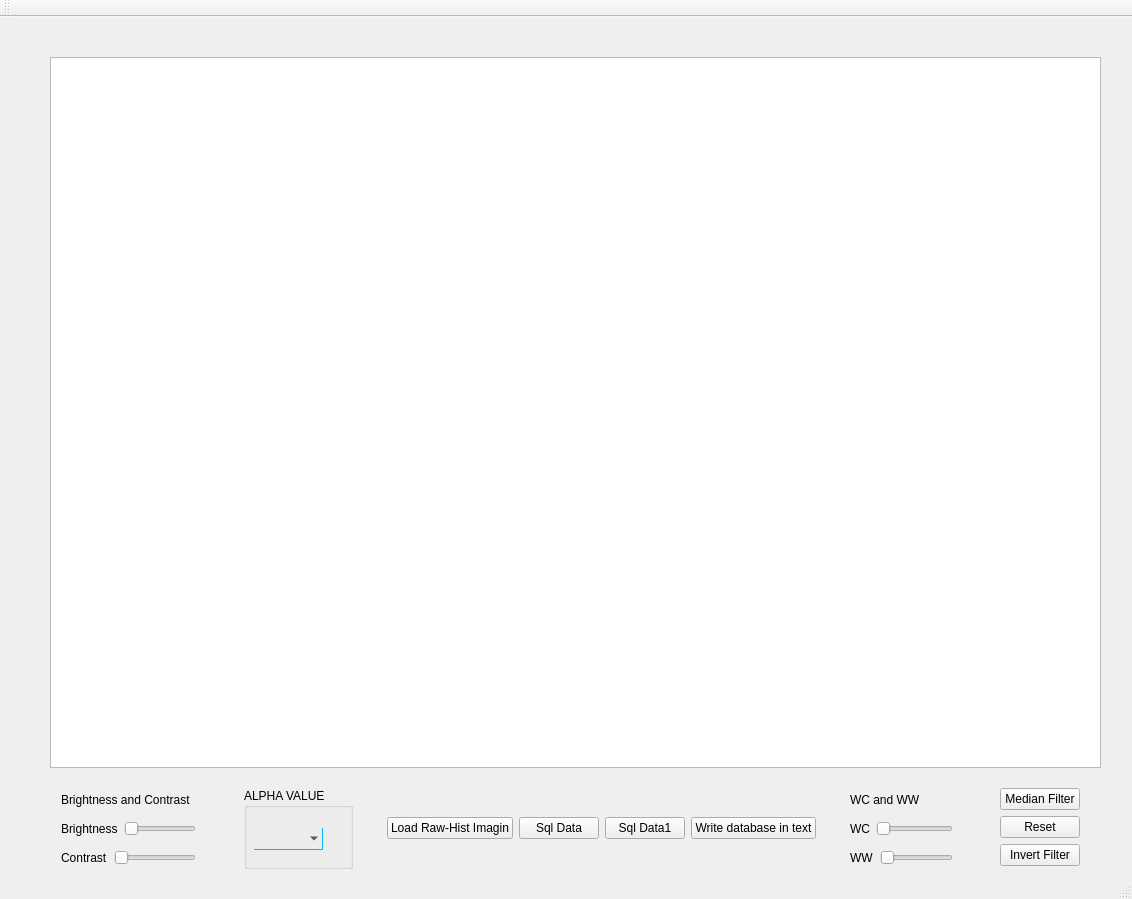
<?xml version="1.0" encoding="UTF-8"?>
<ui version="4.0">
 <class>MainWindow</class>
 <widget class="QMainWindow" name="MainWindow">
  <property name="geometry">
   <rect>
    <x>0</x>
    <y>0</y>
    <width>1132</width>
    <height>899</height>
   </rect>
  </property>
  <property name="windowTitle">
   <string>MainWindow</string>
  </property>
  <widget class="QWidget" name="centralWidget">
   <widget class="QGraphicsView" name="graphicsView">
    <property name="geometry">
     <rect>
      <x>50</x>
      <y>40</y>
      <width>1051</width>
      <height>711</height>
     </rect>
    </property>
   </widget>
   <widget class="QWidget" name="layoutWidget">
    <property name="geometry">
     <rect>
      <x>50</x>
      <y>760</y>
      <width>1041</width>
      <height>103</height>
     </rect>
    </property>
    <layout class="QHBoxLayout" name="horizontalLayout_5">
     <item>
      <layout class="QVBoxLayout" name="verticalLayout">
       <item>
        <widget class="QLabel" name="Brightandcontrastname">
         <property name="text">
          <string>Brightness and Contrast</string>
         </property>
        </widget>
       </item>
       <item>
        <layout class="QHBoxLayout" name="horizontalLayout_2">
         <item>
          <widget class="QLabel" name="label">
           <property name="text">
            <string>Brightness</string>
           </property>
          </widget>
         </item>
         <item>
          <widget class="QSlider" name="Slider_Bright">
           <property name="orientation">
            <enum>Qt::Horizontal</enum>
           </property>
          </widget>
         </item>
         <item>
          <widget class="QLabel" name="Bright">
           <property name="text">
            <string/>
           </property>
          </widget>
         </item>
        </layout>
       </item>
       <item>
        <layout class="QHBoxLayout" name="horizontalLayout">
         <item>
          <widget class="QLabel" name="label_2">
           <property name="text">
            <string>Contrast</string>
           </property>
          </widget>
         </item>
         <item>
          <widget class="QSlider" name="Slider_Contrast">
           <property name="orientation">
            <enum>Qt::Horizontal</enum>
           </property>
          </widget>
         </item>
         <item>
          <widget class="QLabel" name="Contrast">
           <property name="text">
            <string/>
           </property>
          </widget>
         </item>
        </layout>
       </item>
      </layout>
     </item>
     <item>
      <spacer name="horizontalSpacer_4">
       <property name="orientation">
        <enum>Qt::Horizontal</enum>
       </property>
       <property name="sizeHint" stdset="0">
        <size>
         <width>40</width>
         <height>20</height>
        </size>
       </property>
      </spacer>
     </item>
     <item>
      <widget class="QGroupBox" name="groupBox">
       <property name="title">
        <string>ALPHA VALUE</string>
       </property>
       <widget class="QComboBox" name="combo1">
        <property name="geometry">
         <rect>
          <x>10</x>
          <y>40</y>
          <width>69</width>
          <height>22</height>
         </rect>
        </property>
        <property name="styleSheet">
         <string notr="true">QComboBox {
         border: 0.5px solid rgb(10,182,242); /* border */
		border-top:none;
		border-left:none;
    background: transparent;
}
 /* After the drop-down, the entire drop-down form style */
QComboBox QAbstractItemView {
         
         border: 0.5px solid white; /* The border of the entire drop-down form */
			border-top:none;
   		 color:white;
            background: transparent; /* The background color of the entire drop-down window */
         selection-background-color: rgb(10,182,242); /* The background color of the selected item in the entire drop-down window */
}</string>
        </property>
       </widget>
      </widget>
     </item>
     <item>
      <spacer name="horizontalSpacer_3">
       <property name="orientation">
        <enum>Qt::Horizontal</enum>
       </property>
       <property name="sizeHint" stdset="0">
        <size>
         <width>40</width>
         <height>20</height>
        </size>
       </property>
      </spacer>
     </item>
     <item>
      <widget class="QPushButton" name="Load_Raw">
       <property name="text">
        <string>Load Raw-Hist Imagin</string>
       </property>
      </widget>
     </item>
     <item>
      <widget class="QPushButton" name="sqlData">
       <property name="text">
        <string>Sql Data</string>
       </property>
      </widget>
     </item>
     <item>
      <widget class="QPushButton" name="sqldata1">
       <property name="text">
        <string>Sql Data1</string>
       </property>
      </widget>
     </item>
     <item>
      <widget class="QPushButton" name="writedatabase">
       <property name="text">
        <string>Write database in text</string>
       </property>
      </widget>
     </item>
     <item>
      <spacer name="horizontalSpacer_2">
       <property name="orientation">
        <enum>Qt::Horizontal</enum>
       </property>
       <property name="sizeHint" stdset="0">
        <size>
         <width>40</width>
         <height>20</height>
        </size>
       </property>
      </spacer>
     </item>
     <item>
      <layout class="QVBoxLayout" name="verticalLayout_2">
       <item>
        <widget class="QLabel" name="WCandWWname">
         <property name="text">
          <string>WC and WW</string>
         </property>
        </widget>
       </item>
       <item>
        <layout class="QHBoxLayout" name="horizontalLayout_4">
         <item>
          <widget class="QLabel" name="label_3">
           <property name="text">
            <string>WC</string>
           </property>
          </widget>
         </item>
         <item>
          <widget class="QSlider" name="Slider_WC">
           <property name="orientation">
            <enum>Qt::Horizontal</enum>
           </property>
          </widget>
         </item>
         <item>
          <widget class="QLabel" name="WC">
           <property name="text">
            <string/>
           </property>
          </widget>
         </item>
        </layout>
       </item>
       <item>
        <layout class="QHBoxLayout" name="horizontalLayout_3">
         <item>
          <widget class="QLabel" name="label_4">
           <property name="text">
            <string>WW</string>
           </property>
          </widget>
         </item>
         <item>
          <widget class="QSlider" name="Slider_WW">
           <property name="orientation">
            <enum>Qt::Horizontal</enum>
           </property>
          </widget>
         </item>
         <item>
          <widget class="QLabel" name="WW">
           <property name="text">
            <string/>
           </property>
          </widget>
         </item>
        </layout>
       </item>
      </layout>
     </item>
     <item>
      <spacer name="horizontalSpacer">
       <property name="orientation">
        <enum>Qt::Horizontal</enum>
       </property>
       <property name="sizeHint" stdset="0">
        <size>
         <width>40</width>
         <height>20</height>
        </size>
       </property>
      </spacer>
     </item>
     <item>
      <layout class="QVBoxLayout" name="verticalLayout_3">
       <item>
        <widget class="QPushButton" name="PB_MedianFilter">
         <property name="text">
          <string>Median Filter</string>
         </property>
        </widget>
       </item>
       <item>
        <widget class="QPushButton" name="PB_Reset">
         <property name="text">
          <string>Reset</string>
         </property>
        </widget>
       </item>
       <item>
        <widget class="QPushButton" name="PB_Invert_Filter">
         <property name="text">
          <string>Invert Filter</string>
         </property>
        </widget>
       </item>
      </layout>
     </item>
    </layout>
   </widget>
  </widget>
  <widget class="QMenuBar" name="menuBar">
   <property name="geometry">
    <rect>
     <x>0</x>
     <y>0</y>
     <width>1132</width>
     <height>21</height>
    </rect>
   </property>
  </widget>
  <widget class="QToolBar" name="mainToolBar">
   <attribute name="toolBarArea">
    <enum>TopToolBarArea</enum>
   </attribute>
   <attribute name="toolBarBreak">
    <bool>false</bool>
   </attribute>
  </widget>
  <widget class="QStatusBar" name="statusBar"/>
 </widget>
 <layoutdefault spacing="6" margin="11"/>
 <resources/>
 <connections/>
</ui>
